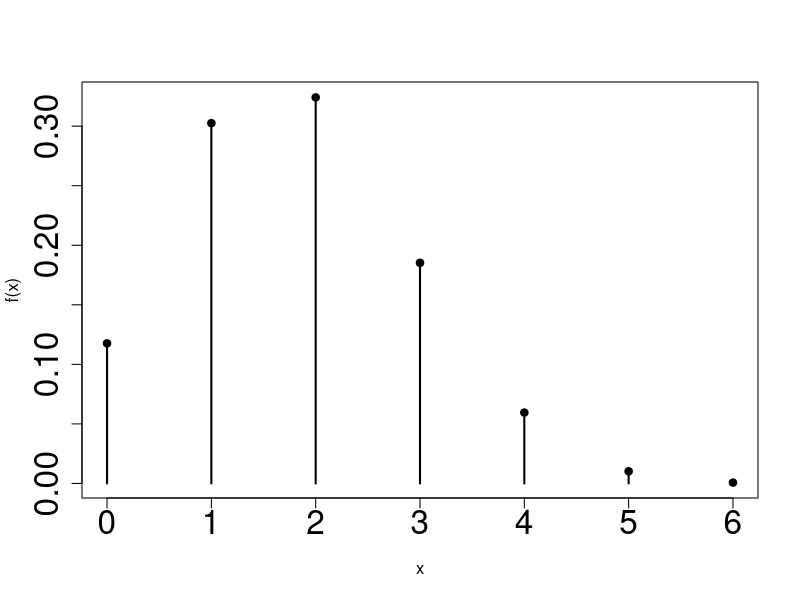
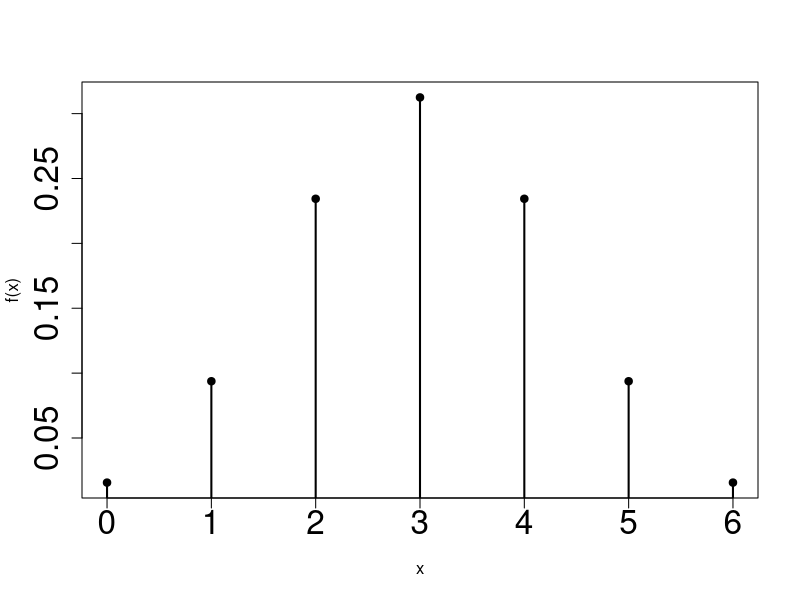
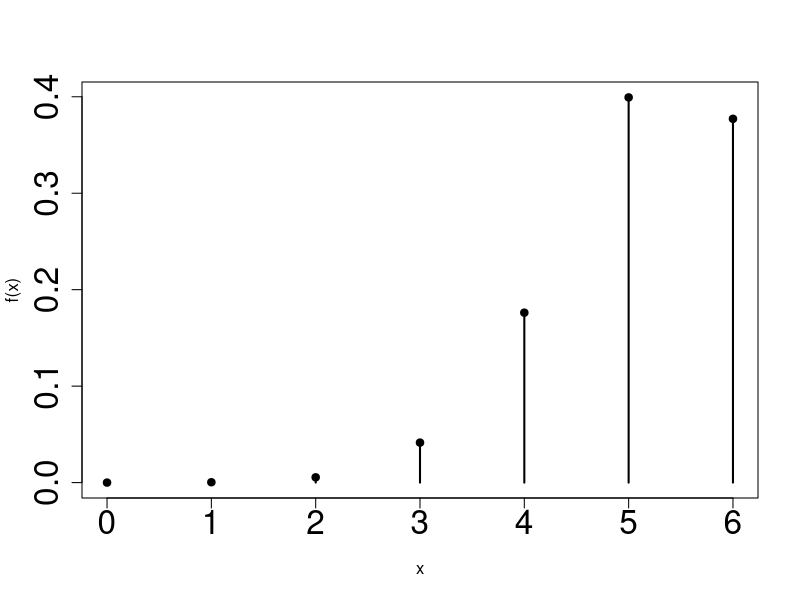
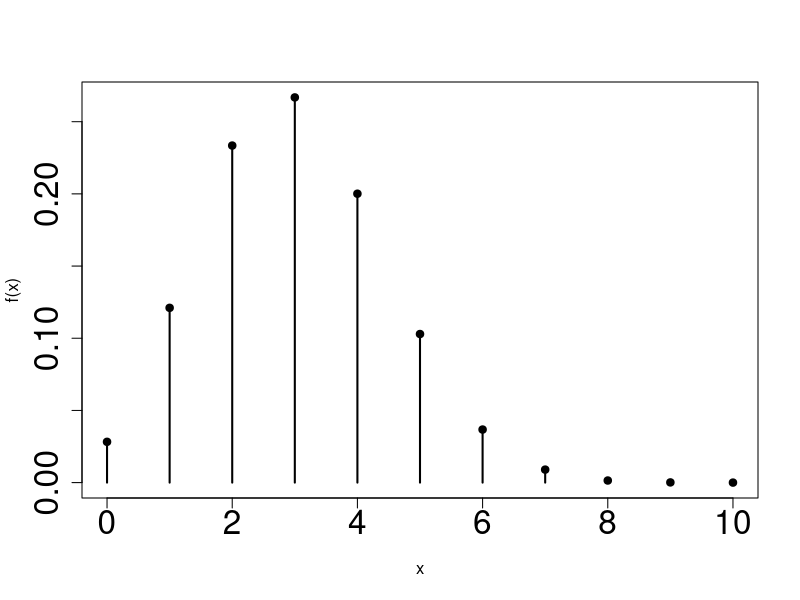
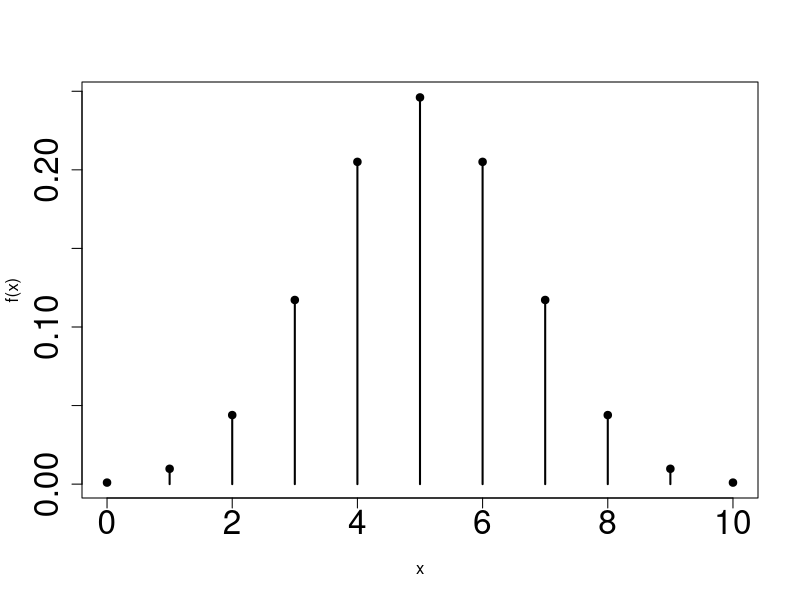
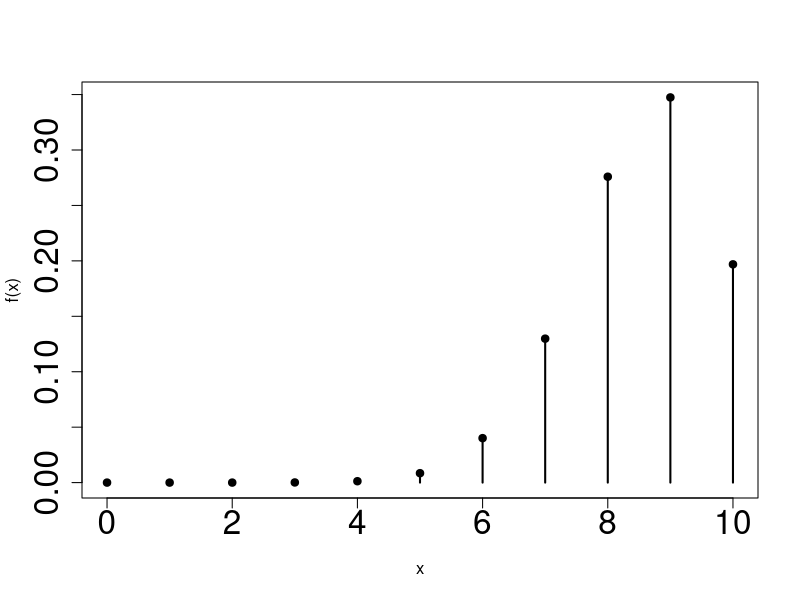
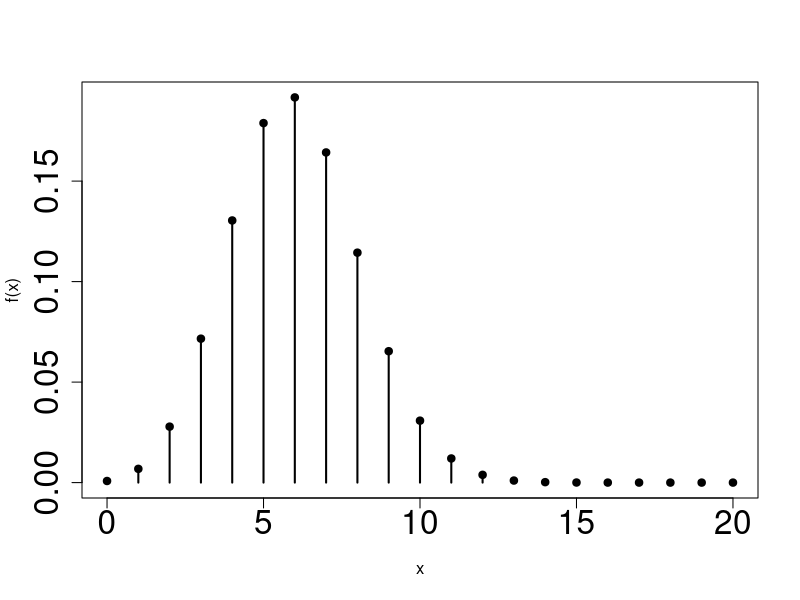
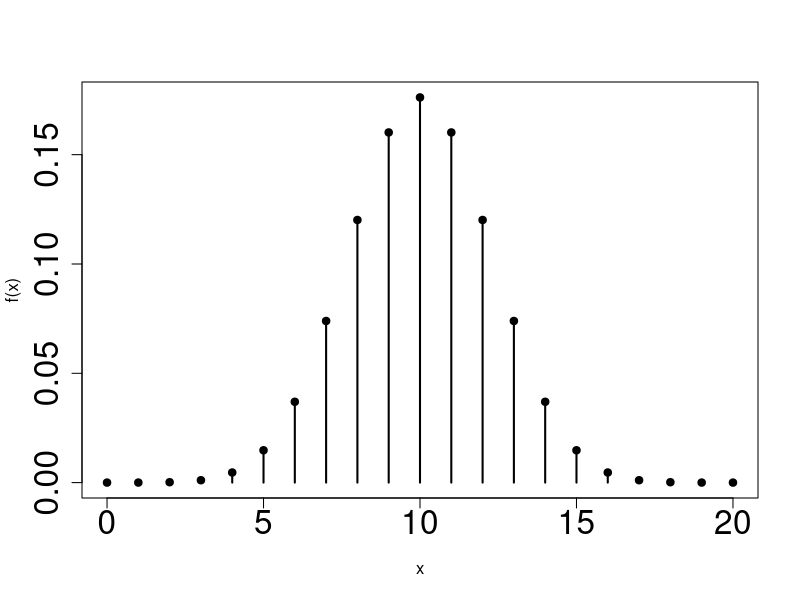

Write R code to recreate these figures, in order.
## ---- chunk 1
#| echo: false
#| layout-ncol: 3
#| label: fig-bin1
#| fig-cap: "Massa distribuzione binomiale con $S = \\{0,1, \\ldots, 6 \\}$"
#| fig-subcap: 
#|   - "$\\pi = .30$"
#|   - "$\\pi = .50$"
#|   - "$\\pi = .85$"
library(ggplot2)
x = 0:6
plot(x, dbinom(x,6, prob =.3), pch = 19,
     cex.main = 3, cex.axis = 2, ylab = "f(x)")
segments(x,0, x, dbinom(x,6, prob =.3), lwd = 2)

plot(x, dbinom(x,6, prob =.5), pch = 19,
     cex.main = 3, cex.axis = 2, ylab = "f(x)")
segments(x,0, x, dbinom(x,6, prob =.5), lwd = 2)

plot(x, dbinom(x,6, prob =.85), pch = 19,
     cex.main = 3, cex.axis = 2, ylab = "f(x)")
segments(x,0, x, dbinom(x,6, prob =.85), lwd = 2)
## ---- chunk 2
#| echo: false
#| layout-ncol: 3
#| fig-cap: "Massa distribuzione binomiale con $S = \\{0,1, \\ldots, 10 \\}$"
#| fig-subcap: 
#|   - "$\\pi = .30$"
#|   - "$\\pi = .50$"
#|   - "$\\pi = .85$"
#| label: fig-bin2

x = 0:10
plot(x, dbinom(x,max(x), prob =.3), pch = 19,  
     cex.main = 3, cex.axis = 2, ylab = "f(x)")
segments(x,0, x, dbinom(x,max(x), prob =.3), lwd = 2)

plot(x, dbinom(x,max(x), prob =.5), pch = 19, 
     cex.main = 3, cex.axis = 2, ylab = "f(x)")
segments(x,0, x, dbinom(x,max(x), prob =.5), lwd = 2)

plot(x, dbinom(x,max(x), prob =.85), pch = 19, 
     cex.main = 3, cex.axis = 2, ylab = "f(x)")
segments(x,0, x, dbinom(x,max(x), prob =.85), lwd = 2)

## ---- chunk 3
#| echo: false
#| layout-ncol: 3
#| fig-cap: "Massa distribuzione binomiale con $S = \\{0,1, \\ldots, 20 \\}$"
#| fig-subcap: 
#|   - "$\\pi = .30$"
#|   - "$\\pi = .50$"
#|   - "$\\pi = .85$"
#| label: fig-bin3


x = 0:20
plot(x, dbinom(x,max(x), prob =.3), pch = 19,  
     cex.main = 3, cex.axis = 2, ylab = "f(x)")
segments(x,0, x, dbinom(x,max(x), prob =.3), lwd = 2)

plot(x, dbinom(x,max(x), prob =.5), pch = 19, 
     cex.main = 3, cex.axis = 2, ylab = "f(x)")
segments(x,0, x, dbinom(x,max(x), prob =.5), lwd = 2)

plot(x, dbinom(x,max(x), prob =.85), pch = 19, 
     cex.main = 3, cex.axis = 2, ylab = "f(x)")
segments(x,0, x, dbinom(x,max(x), prob =.85), lwd = 2)

## ---- chunk 4
#| echo: false
#| layout-ncol: 3
#| label: fig-binCum1
#| fig-cap: "Probabilità cumulata della binomiale con $S = \\{0,1, \\ldots, 6 \\}$"
#| fig-subcap: 
#|   - "$\\pi = .30$"
#|   - "$\\pi = .50$"
#|   - "$\\pi = .85$"


x = 0:6
cum_bin = pbinom(x, max(x), prob = .3)
plot(x, cum_bin, pch = 19,  cex = 2,
     cex.main = 3, cex.axis = 2, ylab = "F(x)")
plot(x, pbinom(x, max(x), prob = .5), cex = 2,pch = 19,  
     cex.main = 3, cex.axis = 2, ylab = "F(x)")
plot(x, pbinom(x, max(x), prob = .85), cex = 2,pch = 19,  
     cex.main = 3, cex.axis = 2, ylab = "F(x)")
## ---- chunk 5
#| echo: false
#| layout-ncol: 3
#| label: fig-binCum2
#| fig-cap: "Probabilità cumulata della binomiale con $S = \\{0,1, \\ldots, 10 \\}$"
#| fig-subcap: 
#|   - "$\\pi = .30$"
#|   - "$\\pi = .50$"
#|   - "$\\pi = .85$"



x = 0:10
cum_bin = pbinom(x, max(x), prob = .3)
plot(x, cum_bin, pch = 19,  
     cex.main = 3, cex.axis = 2,cex =2, ylab = "F(x)")
plot(x, pbinom(x, max(x), prob = .5),cex =2, pch = 19,  
     cex.main = 3, cex.axis = 2, ylab = "F(x)")
plot(x, pbinom(x, max(x), prob = .85),cex =2, pch = 19,  
     cex.main = 3, cex.axis = 2, ylab = "F(x)")
## ---- chunk 6
#| echo: false
#| layout-ncol: 3
#| label: fig-binCum3
#| fig-cap: "Probabilità cumulata della binomiale con $S = \\{0,1, \\ldots, 20 \\}$"
#| fig-subcap: 
#|   - "$\\pi = .30$"
#|   - "$\\pi = .50$"
#|   - "$\\pi = .85$"


x = 0:20
cum_bin = pbinom(x, max(x), prob = .3)
plot(x, cum_bin, pch = 19, cex =2, 
     cex.main = 3, cex.axis = 2, ylab = "F(x)")
plot(x, pbinom(x, max(x), prob = .5), pch = 19,  
     cex.main = 3, cex.axis = 2, ylab = "F(x)", cex =2)
plot(x, pbinom(x, max(x), prob = .85), pch = 19,  
     cex.main = 3, cex.axis = 2, ylab = "F(x)", cex =2)
## ---- chunk 7
n <- 10
x <- 0:n
theta <- .25
round(dbinom(x, size = n, prob = theta),4)
## ---- chunk 8
#| echo: false
#| fig-align: center
#| fig-cap: "$n = 10$, $\\pi = .25$"
#| out-width: 70%
plot(x, dbinom(x, size = n, prob = theta), cex = 2, pch = 19, col ="darkgreen", 
     ylim = c(0,.30),
     ylab = "Probabilità di Massa", xlab = "", cex.axis = 2)
## ---- chunk 9
# calcola la probabilità di osservare un numero di successi <= a 3
round(pbinom(3, size = n, prob = theta), 4)
## ---- chunk 10
#| echo: false
#| fig-align: center
#| fig-cap: "$n = 10$, $\\pi = .25$: in arancione i valori che entrano in $F_X(3|\\pi)$"
#| out-width: 70%
colori <- ifelse(x <= 3, "darkorange", "grey40")
plot(x, pbinom(x, size = n, prob = theta), cex = 2, pch = 19, col = colori,
     ylim = c(0, 1),
     ylab = "Probabilità cumulata", xlab = "", cex.axis = 2)
abline(h = pbinom(3, size = n, prob = theta), lty = 2, col = "darkorange")
## ---- chunk 11
pbinom(3, n, prob = theta)
## ---- chunk 12
1 - pbinom(3, n, prob = theta)
pbinom(3, n, prob = theta, lower.tail = FALSE)
